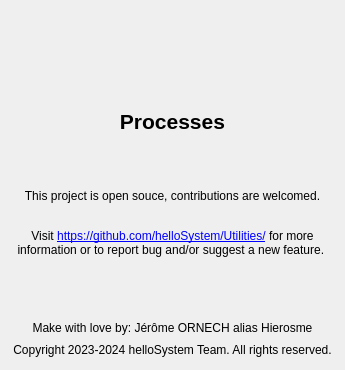
<?xml version="1.0" encoding="UTF-8"?>
<ui version="4.0">
 <class>AboutDialog</class>
 <widget class="QDialog" name="AboutDialog">
  <property name="geometry">
   <rect>
    <x>0</x>
    <y>0</y>
    <width>345</width>
    <height>370</height>
   </rect>
  </property>
  <property name="sizePolicy">
   <sizepolicy hsizetype="MinimumExpanding" vsizetype="MinimumExpanding">
    <horstretch>0</horstretch>
    <verstretch>0</verstretch>
   </sizepolicy>
  </property>
  <property name="minimumSize">
   <size>
    <width>0</width>
    <height>0</height>
   </size>
  </property>
  <property name="windowTitle">
   <string> </string>
  </property>
  <property name="modal">
   <bool>true</bool>
  </property>
  <layout class="QVBoxLayout" name="verticalLayout_2" stretch="0,0,0,0,0,0">
   <property name="spacing">
    <number>0</number>
   </property>
   <property name="leftMargin">
    <number>13</number>
   </property>
   <property name="topMargin">
    <number>13</number>
   </property>
   <property name="rightMargin">
    <number>13</number>
   </property>
   <property name="bottomMargin">
    <number>13</number>
   </property>
   <item alignment="Qt::AlignHCenter">
    <widget class="QLabel" name="about_logo">
     <property name="sizePolicy">
      <sizepolicy hsizetype="Preferred" vsizetype="Fixed">
       <horstretch>0</horstretch>
       <verstretch>0</verstretch>
      </sizepolicy>
     </property>
     <property name="minimumSize">
      <size>
       <width>96</width>
       <height>96</height>
      </size>
     </property>
     <property name="maximumSize">
      <size>
       <width>96</width>
       <height>96</height>
      </size>
     </property>
     <property name="baseSize">
      <size>
       <width>0</width>
       <height>0</height>
      </size>
     </property>
     <property name="text">
      <string/>
     </property>
     <property name="pixmap">
      <pixmap>Processes.png</pixmap>
     </property>
     <property name="scaledContents">
      <bool>true</bool>
     </property>
     <property name="alignment">
      <set>Qt::AlignLeading|Qt::AlignLeft|Qt::AlignVCenter</set>
     </property>
    </widget>
   </item>
   <item>
    <widget class="QLabel" name="about_app_name">
     <property name="sizePolicy">
      <sizepolicy hsizetype="Preferred" vsizetype="Fixed">
       <horstretch>0</horstretch>
       <verstretch>0</verstretch>
      </sizepolicy>
     </property>
     <property name="font">
      <font>
       <pointsize>20</pointsize>
       <weight>75</weight>
       <bold>true</bold>
      </font>
     </property>
     <property name="text">
      <string>&lt;html&gt;&lt;head/&gt;&lt;body&gt;&lt;p align=&quot;center&quot;&gt;&lt;span style=&quot; font-size:16pt;&quot;&gt;Processes&lt;/span&gt;&lt;/p&gt;&lt;/body&gt;&lt;/html&gt;</string>
     </property>
     <property name="wordWrap">
      <bool>false</bool>
     </property>
    </widget>
   </item>
   <item>
    <spacer name="verticalSpacer_2">
     <property name="orientation">
      <enum>Qt::Vertical</enum>
     </property>
     <property name="sizeHint" stdset="0">
      <size>
       <width>20</width>
       <height>0</height>
      </size>
     </property>
    </spacer>
   </item>
   <item alignment="Qt::AlignVCenter">
    <widget class="QLabel" name="about_text">
     <property name="sizePolicy">
      <sizepolicy hsizetype="Preferred" vsizetype="Minimum">
       <horstretch>0</horstretch>
       <verstretch>0</verstretch>
      </sizepolicy>
     </property>
     <property name="text">
      <string>&lt;html&gt;&lt;head/&gt;&lt;body&gt;&lt;p align=&quot;center&quot;&gt;This project is open souce, contributions are welcomed.&lt;br/&gt;&lt;/p&gt;&lt;p align=&quot;center&quot;&gt;Visit &lt;a href=&quot;https://github.com/helloSystem/Utilities/&quot;&gt;&lt;span style=&quot; text-decoration: underline; color:#0000ff;&quot;&gt;https://github.com/helloSystem/Utilities/&lt;/span&gt;&lt;/a&gt; for more information or to report bug and/or suggest a new feature. &lt;/p&gt;&lt;/body&gt;&lt;/html&gt;</string>
     </property>
     <property name="textFormat">
      <enum>Qt::AutoText</enum>
     </property>
     <property name="wordWrap">
      <bool>true</bool>
     </property>
     <property name="textInteractionFlags">
      <set>Qt::LinksAccessibleByKeyboard|Qt::LinksAccessibleByMouse</set>
     </property>
    </widget>
   </item>
   <item>
    <spacer name="verticalSpacer">
     <property name="orientation">
      <enum>Qt::Vertical</enum>
     </property>
     <property name="sizeHint" stdset="0">
      <size>
       <width>20</width>
       <height>0</height>
      </size>
     </property>
    </spacer>
   </item>
   <item alignment="Qt::AlignBottom">
    <widget class="QLabel" name="about_footer">
     <property name="sizePolicy">
      <sizepolicy hsizetype="Preferred" vsizetype="Fixed">
       <horstretch>0</horstretch>
       <verstretch>0</verstretch>
      </sizepolicy>
     </property>
     <property name="font">
      <font>
       <pointsize>10</pointsize>
       <kerning>true</kerning>
      </font>
     </property>
     <property name="text">
      <string>&lt;html&gt;&lt;head/&gt;&lt;body&gt;&lt;p align=&quot;center&quot;&gt;&lt;span style=&quot; font-size:14pt; vertical-align:sub;&quot;&gt;Make with love by: Jérôme ORNECH alias Hierosme&lt;br/&gt;Copyright 2023-2024 helloSystem Team. All rights reserved. &lt;/span&gt;&lt;/p&gt;&lt;/body&gt;&lt;/html&gt;</string>
     </property>
     <property name="wordWrap">
      <bool>true</bool>
     </property>
    </widget>
   </item>
  </layout>
 </widget>
 <resources/>
 <connections/>
</ui>
